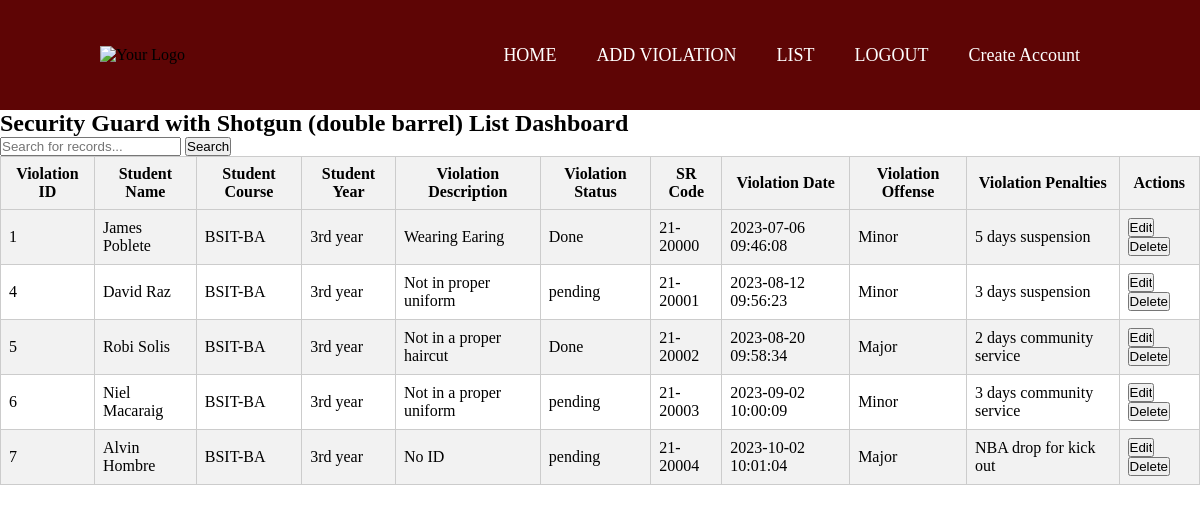
Page /guidance_dashboard.php (signed in) on the committed database.
### tables this page shows
CREATE TABLE IF NOT EXISTS `tb_violation` (
  `Violation_ID` int NOT NULL AUTO_INCREMENT,
  `Student_Name` varchar(50) NOT NULL,
  `Student_Course` varchar(50) DEFAULT NULL,
  `Student_Year` varchar(25) NOT NULL,
  `Violation_Date` datetime NOT NULL,
  `Violation_Description` varchar(200) NOT NULL,
  `Violation_Status` varchar(25) NOT NULL,
  `Admin_ID` varchar(50) NOT NULL,
  `Guidance_ID` varchar(50) NOT NULL,
  `SR_Code` varchar(25) NOT NULL,
  `Violation_Offense` varchar(50) NOT NULL,
  `Violation_Penalties` varchar(250) NOT NULL,
  PRIMARY KEY (`Violation_ID`),
  KEY `FK_StudentInfo_Violation` (`SR_Code`),
  KEY `FK_Admin_Violation` (`Admin_ID`),
  KEY `FK_Guidance_Violation` (`Guidance_ID`)
);

### guidance_dashboard.php (the view, shortened to what this page needs)
<?php
$servername = "localhost";
$db_username = "root";
$db_password = "";
$dbname = "db_ba3101";
$conn = new mysqli($servername, $db_username, $db_password, $dbname);
$search = "";
if ($_SERVER['REQUEST_METHOD'] === 'POST' && isset($_POST['search'])) {
    $search = $_POST['search'];
    $sql = "SELECT * FROM tb_violation
            WHERE Student_Name LIKE '%$search%' OR
                  Student_Course LIKE '%$search%' OR
                  Student_Year LIKE '%$search%' OR
                  Violation_Description LIKE '%$search%' OR
                  Violation_Status LIKE '%$search%' OR
                  SR_Code LIKE '%$search%' OR
                  Violation_Date LIKE '%$search%' OR
                  Violation_Offense LIKE '%$search%' OR
                  Violation_Penalties LIKE '%search%'";
    $result = $conn->query($sql);
} else {
    $sql = "SELECT * FROM tb_violation";
    $result = $conn->query($sql);
}
?>
<!DOCTYPE html>
<html>
<head>
    <link rel="stylesheet" type="text/css" href="guidance_dashboard.css">
</head>
<body>
    <div class="navbar">
        <div class="logo">
            <img src="BSUlogo.png" alt="Your Logo">
        </div>
        <ul class="menu">
            <li id="home"><a href="guidance_homedashboard.php">HOME</a></li>
            <li id="add"><a href="guidance_adddashboard.php">ADD VIOLATION</a></li>
            <li id="list"><a href="guidance_dashboard.php">LIST</a></li>
            <li id="logout"><a href="login.html">LOGOUT</a></li>
            <li id="createacc"><a href="registrationguidance.php">Create Account</a></li>
        </ul>
    </div>
    <h2>Security Guard with Shotgun (double barrel) List Dashboard</h2>
    <div class="search-container">
        <form method="post" action="">
            <input type="text" name="search" placeholder="Search for records..." value="<?php echo $search; ?>">
            <input type="submit" value="Search">
        </form>
    </div>
    <div class="table-container">
        <table>
            <tr>
                <th>Violation ID</th>
                <th>Student Name</th>
                <th>Student Course</th>
                <th>Student Year</th>
                <th>Violation Description</th>
                <th>Violation Status</th>
                <th>SR Code</th>
                <th>Violation Date</th>
                <th>Violation Offense</th>
                <th>Violation Penalties</th>
                <th>Actions</th>
            </tr>
            <?php
            while ($row = $result->fetch_assoc()) {
                echo "<tr>";
                echo "<td>" . $row['Violation_ID'] . "</td>";
                echo "<td>" . $row['Student_Name'] . "</td>";
                echo "<td>" . $row['Student_Course'] . "</td>";
                echo "<td>" . $row['Student_Year'] . "</td>";
                echo "<td>" . $row['Violation_Description'] . "</td>";
                echo "<td>" . $row['Violation_Status'] . "</td>";
                echo "<td>" . $row['SR_Code'] . "</td>";
                echo "<td>" . $row['Violation_Date'] . "</td>";
                echo "<td>" . $row['Violation_Offense'] . "</td>";
                echo "<td>" . $row['Violation_Penalties'] . "</td>";
                echo "<td>";
                echo "<form method='post' action='guidance_adddashboard.php'>";
                echo "<input type='submit' name='edit' value='Edit'>";
                echo "<input type='submit' name='delete' value='Delete'>";
                echo "</form>";
                echo "</td>";
                echo "</tr>";
            }
            ?>
        </table>
    </div>
</body>
</html>

### guidance_dashboard.css (style rules this page uses)
* { margin: 0; padding: 0; }
.navbar { background-color: rgb(94, 5, 5); height: 50px; display: flex; align-items: center; justify-content: space-between; padding: 30px 100px; }
.logo img { max-height: 100px; }
.menu { list-style-type: none; margin: 0; padding: 0; display: flex; justify-content: flex-end; }
.menu li { margin: 0 20px; font-size: 18px; }
.menu li a { text-decoration: none; color: white; position: relative; }
.menu li a::after { content: ''; position: absolute; width: 100%; height: 2px; bottom: 0; left: 0; background-color: transparent; transition: background-color 0.3s; }
#logout a { color: rgb(252, 252, 252); }
.table-container { background-color: #fff; border-radius: 10px; }
table { width: 100%; border-collapse: collapse; }
table th, table td { border: 1px solid #ccc; padding: 8px }
table th { background-color: #f2f2f2; }
table tr:nth-child(even) { background-color: #f2f2f2; }
table tr:nth-child(odd) { background-color: #fff; }

### rows in the picture
tb_violation: Violation_ID "1", Student_Name "James Poblete", Student_Course "BSIT-BA", Student_Year "3rd year", Violation_Description "Wearing Earing", Violation_Status "Done", SR_Code "21-20000", Violation_Date "2023-07-06 09:46:08", Violation_Offense "Minor", Violation_Penalties "5 days suspension"
tb_violation: Violation_ID "4", Student_Name "David Raz", Student_Course "BSIT-BA", Student_Year "3rd year", Violation_Description "Not in proper uniform", Violation_Status "pending", SR_Code "21-20001", Violation_Date "2023-08-12 09:56:23", Violation_Offense "Minor", Violation_Penalties "3 days suspension"
tb_violation: Violation_ID "5", Student_Name "Robi Solis", Student_Course "BSIT-BA", Student_Year "3rd year", Violation_Description "Not in a proper haircut", Violation_Status "Done", SR_Code "21-20002", Violation_Date "2023-08-20 09:58:34", Violation_Offense "Major", Violation_Penalties "2 days community service"
tb_violation: Violation_ID "6", Student_Name "Niel Macaraig", Student_Course "BSIT-BA", Student_Year "3rd year", Violation_Description "Not in a proper uniform", Violation_Status "pending", SR_Code "21-20003", Violation_Date "2023-09-02 10:00:09", Violation_Offense "Minor", Violation_Penalties "3 days community service"
tb_violation: Violation_ID "7", Student_Name "Alvin Hombre", Student_Course "BSIT-BA", Student_Year "3rd year", Violation_Description "No ID", Violation_Status "pending", SR_Code "21-20004", Violation_Date "2023-10-02 10:01:04", Violation_Offense "Major", Violation_Penalties "NBA drop for kick out"
